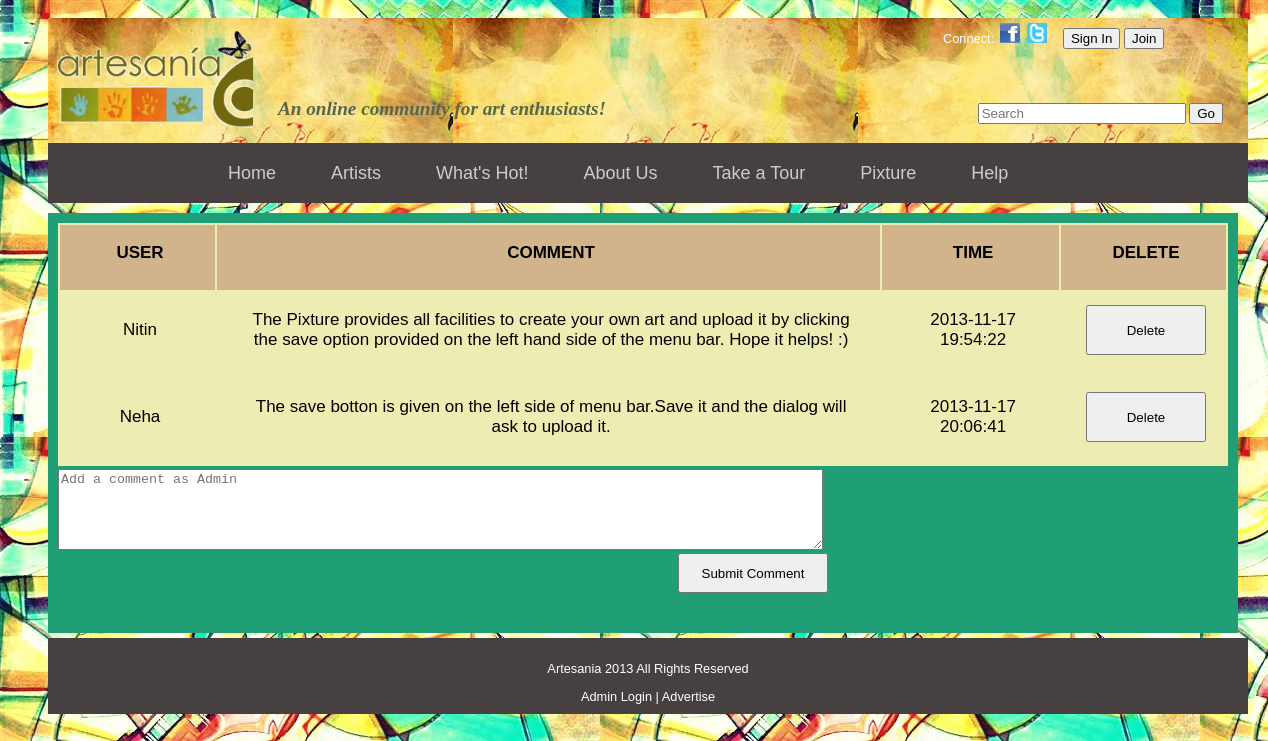
The page /project/view_comments.php?topic_id=1 on the database its author committed.
### tables this page shows
CREATE TABLE IF NOT EXISTS `replies` (
  `reply_id` int(11) NOT NULL AUTO_INCREMENT,
  `reply_content` text,
  `reply_time` timestamp NULL DEFAULT CURRENT_TIMESTAMP,
  `topic_id` int(11) DEFAULT NULL,
  `username` varchar(20) DEFAULT NULL,
  PRIMARY KEY (`reply_id`),
  KEY `reply_topic` (`topic_id`),
  KEY `reply_by` (`username`),
  KEY `reply_id` (`reply_id`),
  KEY `reply_id_2` (`reply_id`)
);

### project/view_comments.php (the view, shortened to what this page needs)
<?php
echo '<link rel= "stylesheet" href="css/sign_in.css">';
echo '<link rel= "stylesheet" href="css/admin_profile.css">';
echo '<link rel= "stylesheet" href="css/forum.css">';
echo '<link rel= "stylesheet" href="css/admin_forum.css">
	<style>
		#text_area{
			margin-left:0px;
			margin-top:3px;
		}
		#submit_button{
			margin-right:400px;
			height:40px;
			width:150px;
		}
	</style>
	';
echo "</head>";
include "header2.php";
?>
	<div id="content">
		<?php
			$con=mysqli_connect("localhost","root","","artesania");
			$query="select * from replies where topic_id=".$_GET['topic_id']."";
			$result=mysqli_query($con,$query);
			if((mysqli_num_rows($result))>=1){
				echo "<table id='topic_table'>";
				echo "<tr id='aa'><td><p>USER</p></td>";
				echo "<td><p>COMMENT</p></td>";
				echo "<td><p>TIME</p></td>";
				echo "<td><p>DELETE</p></td></tr>";
				while($row=mysqli_fetch_array($result)){
						echo "<tr>";
						echo "<td><p>".$row['username']."</p></td>";
						echo "<td><p>".$row['reply_content']."</p></td>";
						echo "<td><p>".$row['reply_time']."</p></td>";
						echo "<td><button value= 'delete_comment' type='button' name='delete_comments' onclick="."location.href='delete_comment.php?reply_id=".$row['reply_id']."&topic_id=".$_GET['topic_id']."';".">Delete</button></td>";
						echo "</tr>";
				}
				echo "</table>";
			}
			else
				echo "No replies to this question.";
		?>
						<div id='add_comment'>
						<form method='POST' action='admin_commentProcess.php?topic_id= <?php echo $_GET['topic_id']; ?>'>
							<div id='text_area'>
							<textarea type='text' cols='93' rows='5' id='ta' placeholder='Add a comment as Admin' name='desc'></textarea>
							</div>
						<input value= 'Submit Comment' type='submit' name='submit_comment' id='submit_button'></input>
						</form>
					</div>
	</div>
<?php
include "footer.php";
?>
</div>
</body>
</html>

### project/css/primary.css (style rules this page uses)
body { font: 0.8em Arial, sans-serif; background-image:url('http://localhost/xampp/project/images/background.jpg'); background-attachment:fixed; position:absolute; padding-left:30px; height: 100%; width: 100%; }
#content { float:left; width:980px; padding:10px; }
#content { background: rgba(247, 236, 236, 0.88); text-align:justify; }
#content, #side { min-height:550px; }

### project/css/forum.css (style rules this page uses)
#content { width: 1170px; margin-left:10px; background:rgb(32, 158, 118); min-height:400px; }
table tr td { font-size:17px; padding-right:20px; padding-left:25px; padding-bottom:10px; font-family:"Trebuchet MS",Helvetica,sans-serif; }
#text_area { margin-left:70px; }
#submit_button { float:right; margin-right:100px; height:30px; }

### project/css/admin_forum.css (style rules this page uses)
#content { margin-top:0px; margin-bottom:5px; margin-left:0px; }
#topic_table { background:#ECECB3; width:inherit; }
#topic_table td { min-width:110px; text-align:center; }
#aa { padding-left:0px; font-weight:bold; background:tan; }
#topic_table tr td button { width:120px; height:50px; }

### project/view_comments.php (style rules this page uses)
#text_area { margin-left:0px; margin-top:3px; }
#submit_button { margin-right:400px; height:40px; width:150px; }

### rows shown on the page
replies: username "Nitin", reply_content "The Pixture provides all facilities to create your own art and upload it by clicking the save option provided on the left hand side of the menu bar. Hope it helps! :)", reply_time "2013-11-17 19:54:22"
replies: username "Neha", reply_content "The save botton is given on the left side of menu bar.Save it and the dialog will ask to upload it.", reply_time "2013-11-17 20:06:41"
